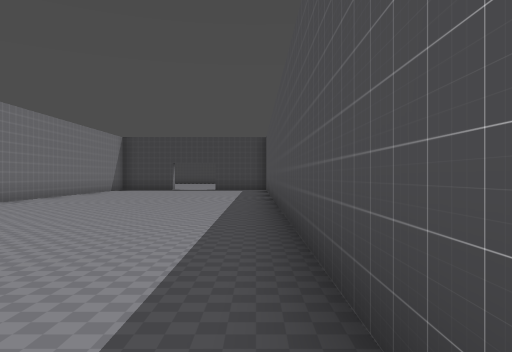
[1] (above)

16 first-person views from a walk through a level from a Godot 3-D game. The camera is 1.3 m above the floor, looks level and sees 70° across. The floor is counted in squares, 2 m on a side. Each view is taken from the middle of a square. On the plan, view 1 faces up. The plan holds only what a view shows up to about 11 squares ahead; the rest is blank. Some surface patterns are stand-ins.

[2]
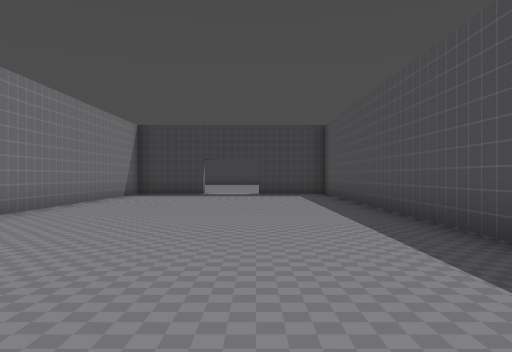

[3]
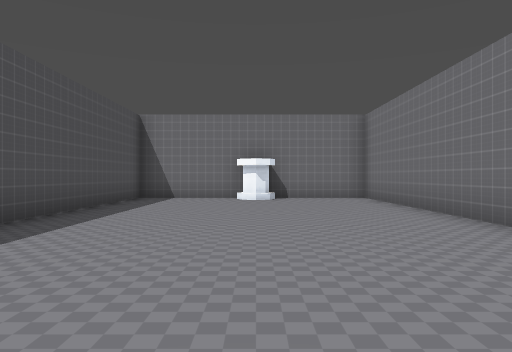

[4]
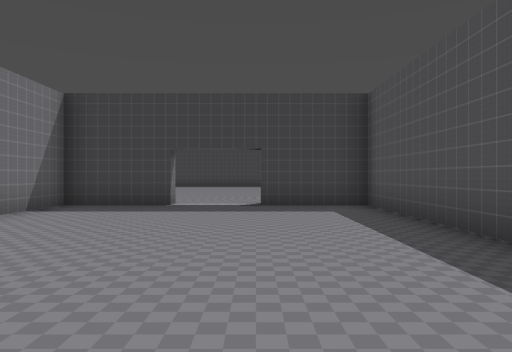

[5]
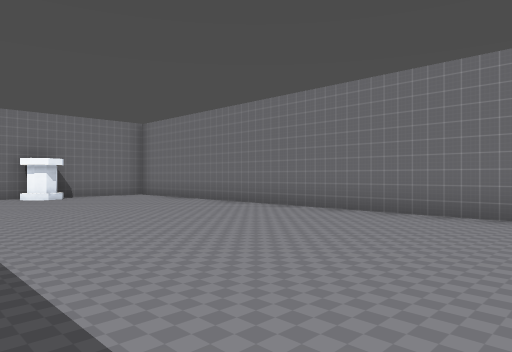

[6]
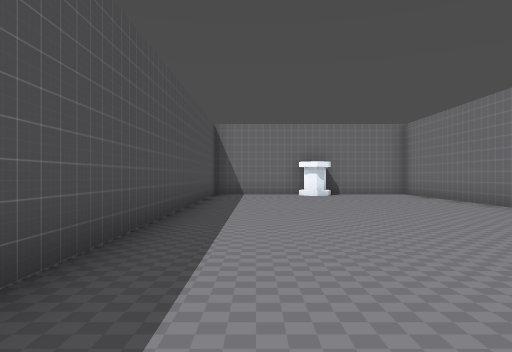

[7]
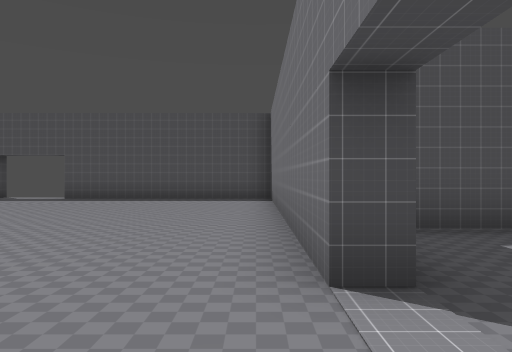

[8]
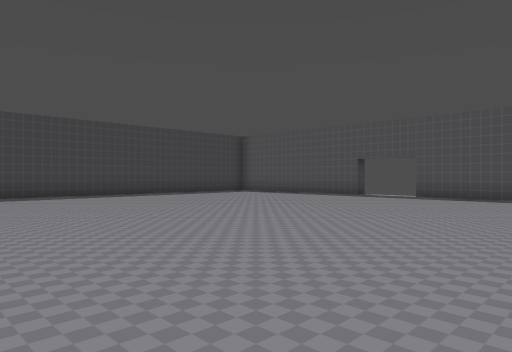

[9]
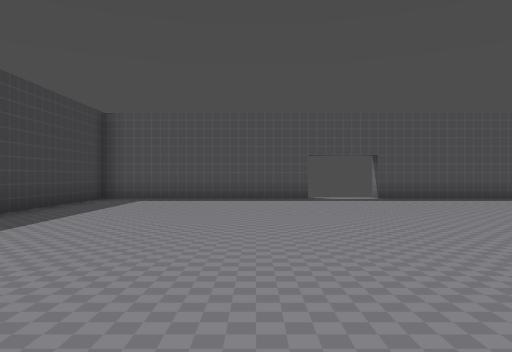

[10]
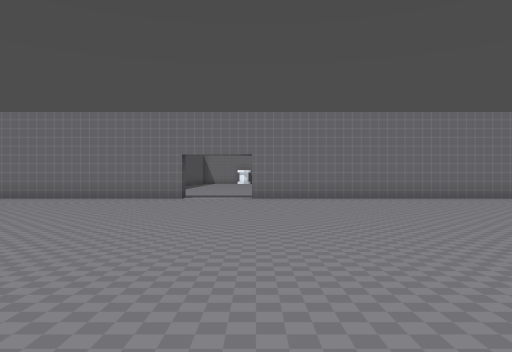

[11]
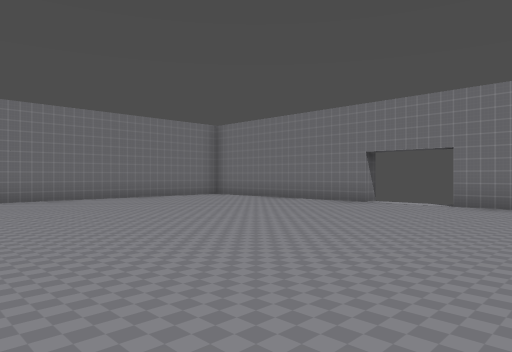

[12]
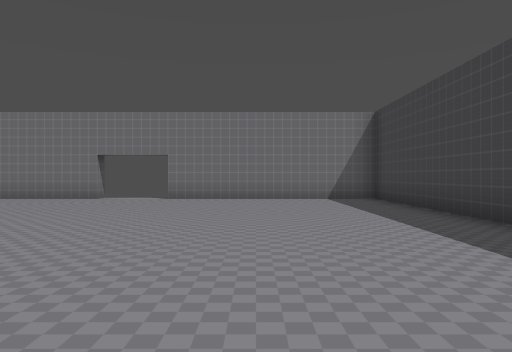

[13]
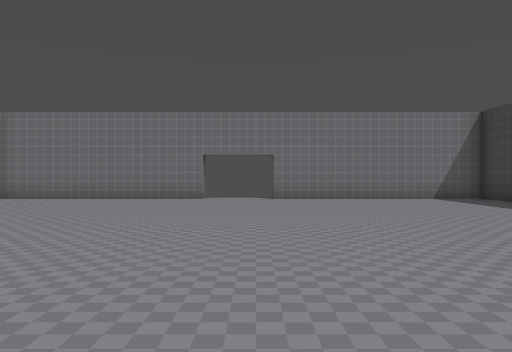

[14]
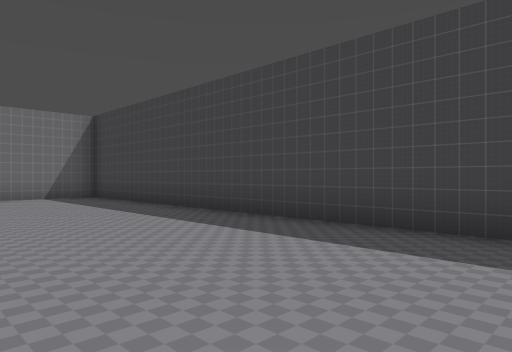

[15]
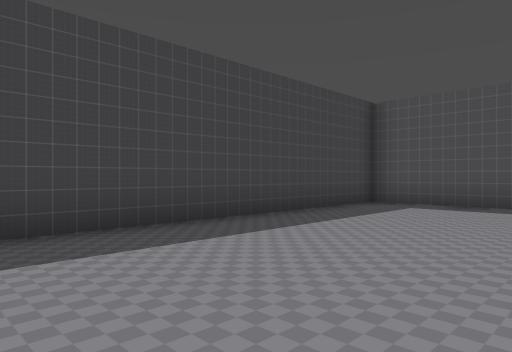

[16]
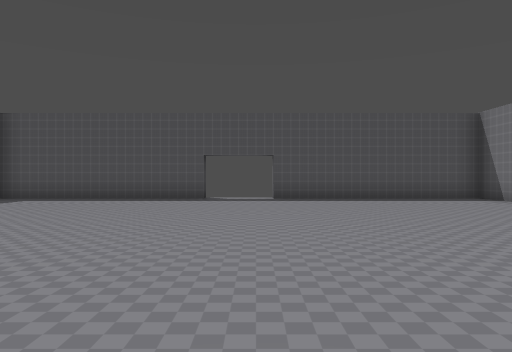

### Floor plan
Ten units are one square. View 1 is at (0, 0); x grows to the right and y downward. Boxes are objects, and circles mark ways between rooms. Rooms are numbered by the first view taken in them; rooms with no view inside come last. Other rooms are left out.
<svg viewBox="-129 -319 199 353">
<path fill="none" stroke="#000" d="M-30 20 -27 21M-34 22 -28 20 -26 25M-28 29 5 29 5 -171 -19 -171M-39 -171 -62 -171 -62 29 -34 29M-19 -171 -19 -176 65 -176 65 -235M-124 -235 -124 -178M65 -255 65 -314 -124 -314 -124 -255M-114 -176 -39 -176 -39 -171"/>
<circle cx="-25" cy="-170" r="3" fill="#2a7"/>
<text x="-30" y="-70">1</text>
<text x="-30" y="-240">2</text>
</svg>
Room 1 opens to room 2.

Where each view was taken, in squares from view 1:
view 1: 0 up, 0 right, facing up
view 2: 4 up, 2 left, facing up
view 3: 8 up, 3 left, facing down
view 4: 9 up, 2 left, facing up
view 5: 9 up, 0 right, facing down-left
view 6: 10 up, 1 left, facing down
view 7: 18 up, 4 left, facing right
view 8: 19 up, 5 left, facing up-right
view 9: 27 up, 4 left, facing right
view 10: 28 up, 4 left, facing down
view 11: 28 up, 4 left, facing down-left
view 12: 28 up, 2 left, facing left
view 13: 25 up, 2 left, facing left
view 14: 27 up, 1 left, facing up-left
view 15: 27 up, 2 left, facing up-right
view 16: 24 up, 4 left, facing right
